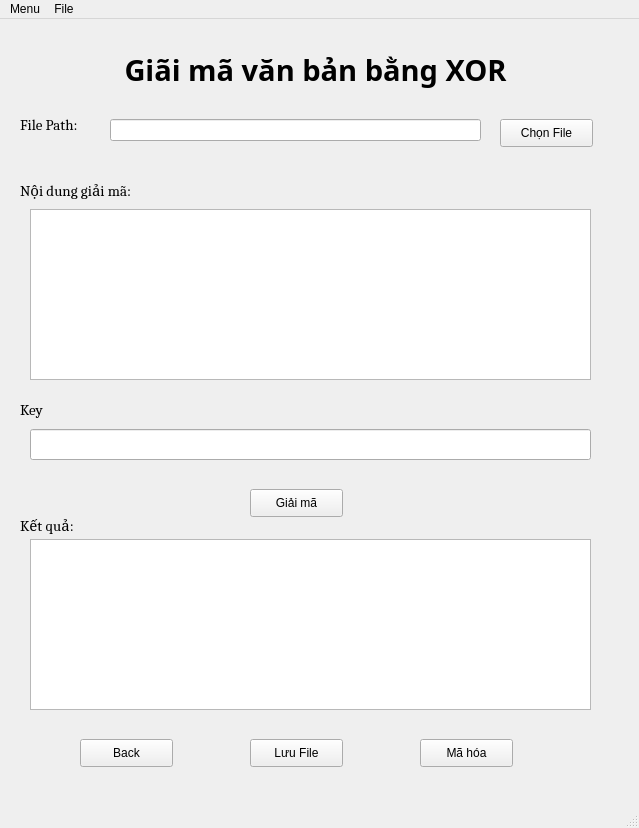
<?xml version="1.0" encoding="UTF-8"?>
<ui version="4.0">
 <class>MainWindow</class>
 <widget class="QMainWindow" name="MainWindow">
  <property name="geometry">
   <rect>
    <x>0</x>
    <y>0</y>
    <width>639</width>
    <height>828</height>
   </rect>
  </property>
  <property name="windowTitle">
   <string>MainWindow</string>
  </property>
  <widget class="QWidget" name="centralwidget">
   <widget class="QPushButton" name="btnGiaiMaXOR">
    <property name="geometry">
     <rect>
      <x>250</x>
      <y>470</y>
      <width>93</width>
      <height>28</height>
     </rect>
    </property>
    <property name="font">
     <font>
      <pointsize>9</pointsize>
     </font>
    </property>
    <property name="text">
     <string>Giải mã</string>
    </property>
   </widget>
   <widget class="QPushButton" name="btnSave">
    <property name="geometry">
     <rect>
      <x>250</x>
      <y>720</y>
      <width>93</width>
      <height>28</height>
     </rect>
    </property>
    <property name="font">
     <font>
      <pointsize>9</pointsize>
     </font>
    </property>
    <property name="text">
     <string>Lưu File</string>
    </property>
   </widget>
   <widget class="QLabel" name="label_2">
    <property name="geometry">
     <rect>
      <x>20</x>
      <y>90</y>
      <width>81</width>
      <height>31</height>
     </rect>
    </property>
    <property name="font">
     <font>
      <family>Cambria</family>
      <pointsize>11</pointsize>
      <weight>50</weight>
      <bold>false</bold>
     </font>
    </property>
    <property name="text">
     <string>File Path:</string>
    </property>
   </widget>
   <widget class="QPushButton" name="btnMaHoaXOR">
    <property name="geometry">
     <rect>
      <x>420</x>
      <y>720</y>
      <width>93</width>
      <height>28</height>
     </rect>
    </property>
    <property name="font">
     <font>
      <pointsize>9</pointsize>
     </font>
    </property>
    <property name="text">
     <string>Mã hóa</string>
    </property>
   </widget>
   <widget class="QPushButton" name="btnBack">
    <property name="geometry">
     <rect>
      <x>80</x>
      <y>720</y>
      <width>93</width>
      <height>28</height>
     </rect>
    </property>
    <property name="font">
     <font>
      <pointsize>9</pointsize>
     </font>
    </property>
    <property name="text">
     <string>Back</string>
    </property>
   </widget>
   <widget class="QLabel" name="label">
    <property name="geometry">
     <rect>
      <x>60</x>
      <y>0</y>
      <width>511</width>
      <height>101</height>
     </rect>
    </property>
    <property name="font">
     <font>
      <family>Sitka Heading Semibold</family>
      <pointsize>22</pointsize>
      <weight>75</weight>
      <bold>true</bold>
     </font>
    </property>
    <property name="text">
     <string>Giãi mã văn bản bằng XOR</string>
    </property>
    <property name="alignment">
     <set>Qt::AlignCenter</set>
    </property>
   </widget>
   <widget class="QLineEdit" name="EdtPath">
    <property name="geometry">
     <rect>
      <x>110</x>
      <y>100</y>
      <width>371</width>
      <height>22</height>
     </rect>
    </property>
   </widget>
   <widget class="QLabel" name="label_4">
    <property name="geometry">
     <rect>
      <x>20</x>
      <y>490</y>
      <width>141</width>
      <height>31</height>
     </rect>
    </property>
    <property name="font">
     <font>
      <family>Cambria</family>
      <pointsize>11</pointsize>
      <weight>50</weight>
      <bold>false</bold>
     </font>
    </property>
    <property name="text">
     <string>Kết quả:</string>
    </property>
   </widget>
   <widget class="QLabel" name="label_3">
    <property name="geometry">
     <rect>
      <x>20</x>
      <y>150</y>
      <width>171</width>
      <height>41</height>
     </rect>
    </property>
    <property name="font">
     <font>
      <family>Cambria</family>
      <pointsize>11</pointsize>
      <weight>50</weight>
      <bold>false</bold>
     </font>
    </property>
    <property name="text">
     <string>Nội dung giải mã:</string>
    </property>
   </widget>
   <widget class="QTextEdit" name="result">
    <property name="geometry">
     <rect>
      <x>30</x>
      <y>520</y>
      <width>561</width>
      <height>171</height>
     </rect>
    </property>
   </widget>
   <widget class="QLineEdit" name="lineEdit">
    <property name="geometry">
     <rect>
      <x>30</x>
      <y>410</y>
      <width>561</width>
      <height>31</height>
     </rect>
    </property>
   </widget>
   <widget class="QLabel" name="label_5">
    <property name="geometry">
     <rect>
      <x>20</x>
      <y>370</y>
      <width>41</width>
      <height>41</height>
     </rect>
    </property>
    <property name="font">
     <font>
      <family>Cambria</family>
      <pointsize>11</pointsize>
      <weight>50</weight>
      <bold>false</bold>
     </font>
    </property>
    <property name="text">
     <string>Key</string>
    </property>
   </widget>
   <widget class="QTextEdit" name="input">
    <property name="geometry">
     <rect>
      <x>30</x>
      <y>190</y>
      <width>561</width>
      <height>171</height>
     </rect>
    </property>
   </widget>
   <widget class="QPushButton" name="btnChonFile">
    <property name="geometry">
     <rect>
      <x>500</x>
      <y>100</y>
      <width>93</width>
      <height>28</height>
     </rect>
    </property>
    <property name="font">
     <font>
      <pointsize>9</pointsize>
     </font>
    </property>
    <property name="text">
     <string>Chọn File</string>
    </property>
   </widget>
  </widget>
  <widget class="QMenuBar" name="menubar">
   <property name="geometry">
    <rect>
     <x>0</x>
     <y>0</y>
     <width>639</width>
     <height>26</height>
    </rect>
   </property>
   <widget class="QMenu" name="menuMenu">
    <property name="title">
     <string>Menu</string>
    </property>
    <addaction name="actionMa_Hoa"/>
    <addaction name="actionGiai_Ma"/>
    <addaction name="separator"/>
    <addaction name="actionExit"/>
   </widget>
   <widget class="QMenu" name="menuFile">
    <property name="title">
     <string>File</string>
    </property>
    <addaction name="actionOpen_File"/>
    <addaction name="actionSave_File"/>
   </widget>
   <addaction name="menuMenu"/>
   <addaction name="menuFile"/>
  </widget>
  <widget class="QStatusBar" name="statusbar"/>
  <action name="actionMa_Hoa">
   <property name="text">
    <string>Mã hóa</string>
   </property>
  </action>
  <action name="actionGiai_Ma">
   <property name="text">
    <string>Giải mã</string>
   </property>
  </action>
  <action name="actionExit">
   <property name="text">
    <string>Exit</string>
   </property>
  </action>
  <action name="actionOpen_File">
   <property name="text">
    <string>Open File</string>
   </property>
  </action>
  <action name="actionSave_File">
   <property name="text">
    <string>Save File</string>
   </property>
  </action>
 </widget>
 <resources/>
 <connections/>
</ui>
